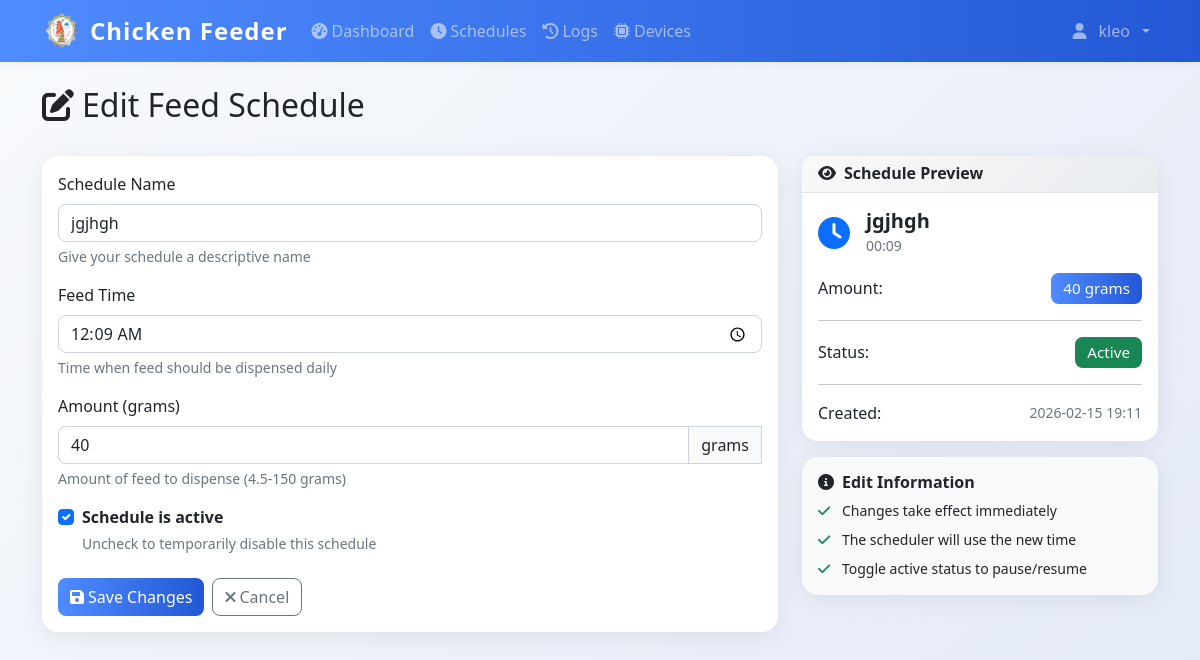
The app's page /schedules/5/edit (signed in) with its own data.
### models.py (models this page shows)
class User(UserMixin, db.Model):
    id = db.Column(db.Integer, primary_key=True)
    username = db.Column(db.String(80), unique=True, nullable=False)
    email = db.Column(db.String(120), unique=True, nullable=False)
    password_hash = db.Column(db.String(120), nullable=False)
    iot_device_url = db.Column(db.String(255), nullable=True)  # e.g., 'http://192.168.1.100:5000' or 'pi_klei'
    is_admin = db.Column(db.Boolean, default=True)
    created_at = db.Column(db.DateTime, default=datetime.now)

class FeedSchedule(db.Model):
    id = db.Column(db.Integer, primary_key=True)
    name = db.Column(db.String(100), nullable=False)
    feed_time = db.Column(db.Time, nullable=False)
    amount_grams = db.Column(db.Integer, nullable=False)
    is_active = db.Column(db.Boolean, default=True)
    created_by = db.Column(db.Integer, db.ForeignKey('user.id'), nullable=False)
    created_at = db.Column(db.DateTime, default=datetime.now)
    user = db.relationship('User', backref=db.backref('schedules', lazy=True))

### app.py (the view, shortened to what this page needs)
@app.route('/schedules/<int:schedule_id>/edit', methods=['GET', 'POST'])
@login_required
def edit_schedule(schedule_id):
    from utils.validators import validate_schedule_name, validate_amount_grams, sanitize_string
    from utils.model_utils import get_feed_ratio
    schedule = db.session.get(FeedSchedule, schedule_id)
    if not schedule:
        flash('Schedule not found', 'danger')
        return redirect(url_for('schedules'))
    if schedule.created_by != current_user.id:
        flash('Unauthorized', 'danger')
        return redirect(url_for('schedules'))
    feed_config = get_feed_ratio()
    gps = feed_config.get('grams_per_second', 2.0)
    min_grams = max(1, round(0.1 * gps, 1))
    return render_template('edit_schedule.html', schedule=schedule, min_grams=min_grams)

### app.py (called while the page is built)
@login_manager.user_loader
def load_user(user_id):
    return db.session.get(User, int(user_id))

@app.context_processor
def inject_datetime():
    return {'datetime': datetime}

@app.before_request
def restrict_admin_from_user_pages():
    if current_user.is_authenticated and getattr(current_user, 'is_admin', False):
        if not request.path.startswith('/admin'):
            if not request.path.startswith('/static') and not request.path.startswith('/logout'):
                return redirect(url_for('admin.dashboard'))

### utils/model_utils.py (called while the page is built)
def get_feed_ratio():
    if not os.path.exists(CONFIG_PATH):
        return {'pellets': 150, 'grams': 6.0, 'grams_per_second': 2.0}
    with open(CONFIG_PATH, 'r') as f:
        data = json.load(f)
    if 'grams_per_second' not in data:
        data['grams_per_second'] = 2.0
    return data

### templates/edit_schedule.html (shortened to what this page needs)
{% extends "base.html" %}
{% block content %}
<div class="container mt-4">
    <div class="row mb-4">
        <div class="col">
            <h1 class="h2">
                <i class="fas fa-edit me-2"></i>Edit Feed Schedule
            </h1>
        </div>
    </div>
    <div class="row">
        <div class="col-lg-8">
            <div class="card">
                <div class="card-body">
                    <form method="POST" id="schedule-form">
                        <div class="mb-3">
                            <label for="name" class="form-label">Schedule Name</label>
                            <input type="text" class="form-control" id="name" name="name"
                                value="{{ schedule.name }}"
                                placeholder="e.g., Morning Feed, Evening Feed" required>
                            <div class="form-text">Give your schedule a descriptive name</div>
                        </div>
                        <div class="mb-3">
                            <label for="feed_time" class="form-label">Feed Time</label>
                            <input type="time" class="form-control" id="feed_time" name="feed_time"
                                value="{{ schedule.feed_time.strftime('%H:%M') }}" required>
                            <div class="form-text">Time when feed should be dispensed daily</div>
                        </div>
                        <div class="mb-3">
                            <label for="amount_grams" class="form-label">Amount (grams)</label>
                            <div class="input-group">
                                <input type="number" class="form-control" id="amount_grams" name="amount_grams"
                                    min="{{ min_grams }}" max="150" value="{{ schedule.amount_grams }}" step="0.1" required>
                                <span class="input-group-text">grams</span>
                            </div>
                            <div class="form-text">
                                Amount of feed to dispense ({{ min_grams }}-150 grams)
                            </div>
                        </div>
                        <div class="mb-4">
                            <div class="form-check">
                                <input class="form-check-input" type="checkbox" id="is_active" name="is_active"
                                    {% if schedule.is_active %}checked{% endif %}>
                                <label class="form-check-label" for="is_active">
                                    <strong>Schedule is active</strong>
                                </label>
                                <div class="form-text">Uncheck to temporarily disable this schedule</div>
                            </div>
                        </div>
                        <div class="d-flex gap-2">
                            <button type="submit" class="btn btn-primary">
                                <i class="fas fa-save me-1"></i>Save Changes
                            </button>
                            <a href="{{ url_for('schedules') }}" class="btn btn-outline-secondary">
                                <i class="fas fa-times me-1"></i>Cancel
                            </a>
                        </div>
                    </form>
                </div>
            </div>
        </div>
        <div class="col-lg-4">
            <div class="card">
                <div class="card-header">
                    <h6 class="card-title mb-0">
                        <i class="fas fa-eye me-2"></i>Schedule Preview
                    </h6>
                </div>
                <div class="card-body">
                    <div class="d-flex align-items-center mb-3">
                        <i class="fas fa-clock fa-2x text-primary me-3"></i>
                        <div>
                            <h5 class="mb-0" id="preview-name">{{ schedule.name }}</h5>
                            <small class="text-muted" id="preview-time">{{ schedule.feed_time.strftime('%H:%M') }}</small>
                        </div>
                    </div>
                    <div class="d-flex justify-content-between align-items-center">
                        <span>Amount:</span>
                        <span class="badge bg-primary" id="preview-amount">{{ schedule.amount_grams }} grams</span>
                    </div>
                    <hr>
                    <div class="d-flex justify-content-between align-items-center">
                        <span>Status:</span>
                        <span class="badge {{ 'bg-success' if schedule.is_active else 'bg-secondary' }}" id="preview-status">
                            {{ 'Active' if schedule.is_active else 'Inactive' }}
                        </span>
                    </div>
                    <hr>
                    <div class="d-flex justify-content-between align-items-center">
                        <span>Created:</span>
                        <small class="text-muted">{{ schedule.created_at.strftime('%Y-%m-%d %H:%M') }}</small>
                    </div>
                </div>
            </div>
            <div class="card mt-3 bg-light">
                <div class="card-body">
                    <h6 class="card-title">
                        <i class="fas fa-info-circle me-2"></i>Edit Information
                    </h6>
                    <ul class="list-unstyled mb-0 small">
                        <li class="mb-2">
                            <i class="fas fa-check text-success me-2"></i>
                            Changes take effect immediately
                        </li>
                        <li class="mb-2">
                            <i class="fas fa-check text-success me-2"></i>
                            The scheduler will use the new time
                        </li>
                        <li class="mb-0">
                            <i class="fas fa-check text-success me-2"></i>
                            Toggle active status to pause/resume
                        </li>
                    </ul>
                </div>
            </div>
        </div>
    </div>
</div>
{% endblock %}

### templates/base.html (shortened to what this page needs)
<!DOCTYPE html>
<html lang="en">
<head>
    <link href="https://cdn.jsdelivr.net/npm/bootstrap@5.1.3/dist/css/bootstrap.min.css" rel="stylesheet">
    <link href="https://cdnjs.cloudflare.com/ajax/libs/font-awesome/6.0.0/css/all.min.css" rel="stylesheet">
    <link href="{{ url_for('static', filename='css/style.css') }}" rel="stylesheet">
</head>
<body>
    {% if current_user.is_authenticated %}
    <nav class="navbar navbar-expand-lg navbar-dark bg-primary">
        <div class="container">
            <div class="d-flex align-items-center gap-2">
                <img src="{{ url_for('static', filename='img/chicken-logo.png') }}" alt="Logo" style="width:40px;height:40px;" >
                <a class="navbar-brand" href="{{ url_for('dashboard') }}">
                   Chicken Feeder
                </a>
            </div>
            <div class="collapse navbar-collapse" id="navbarNav">
                <ul class="navbar-nav me-auto">
                    <li class="nav-item">
                        <a class="nav-link {% if request.endpoint == 'dashboard' %}active{% endif %}"
                           href="{{ url_for('dashboard') }}">
                            <i class="fas fa-tachometer-alt me-1"></i>Dashboard
                        </a>
                    </li>
                    <li class="nav-item">
                        <a class="nav-link {% if request.endpoint in ['schedules', 'add_schedule'] %}active{% endif %}"
                           href="{{ url_for('schedules') }}">
                            <i class="fas fa-clock me-1"></i>Schedules
                        </a>
                    </li>
                    <li class="nav-item">
                        <a class="nav-link {% if request.endpoint == 'logs' %}active{% endif %}"
                           href="{{ url_for('logs') }}">
                            <i class="fas fa-history me-1"></i>Logs
                        </a>
                    </li>
                    <li class="nav-item">
                        <a class="nav-link {% if request.endpoint in ['devices', 'add_device'] %}active{% endif %}"
                           href="{{ url_for('devices') }}">
                            <i class="fas fa-microchip me-1"></i>Devices
                        </a>
                    </li>
                </ul>
                <ul class="navbar-nav">
                    <li class="nav-item dropdown">
                        <a class="nav-link dropdown-toggle d-flex align-items-center gap-2" href="#" id="navbarDropdown" role="button"
                           data-bs-toggle="dropdown" aria-expanded="false">
                            <i class="fas fa-user me-1 "></i>{{ current_user.username }}
                        </a>
                    </li>
                </ul>
            </div>
        </div>
    </nav>
    {% endif %}
    <main class="container-fluid align-items-center">
        {% block content %}{% endblock %}
    </main>
</body>
</html>

### static/css/style.css (style rules this page uses)
:root { --primary-color: #2c5f2d; --secondary-color: #97bc62; --success-color: #28a745; --danger-color: #dc3545; --warning-color: #ffc107; --info-color: #17a2b8; --light-color: #f8f9fa; --dark-color: #343a40; }
body { font-family: 'Segoe UI', Tahoma, Geneva, Verdana, sans-serif; background-color: #f5f7fa; }
.navbar-brand { font-weight: bold; font-size: 1.5rem; }
.navbar-nav .nav-link { font-weight: 500; transition: all 0.2s ease; }
.card { border: none; border-radius: 12px; box-shadow: 0 2px 10px rgba(0,0,0,0.08); transition: all 0.3s ease; }
.card-header { background: linear-gradient(135deg, #f8f9fa 0%, #e9ecef 100%); border-bottom: 1px solid #dee2e6; border-radius: 12px 12px 0 0 !important; font-weight: 600; }
.btn { border-radius: 8px; font-weight: 500; transition: all 0.2s ease; }
.btn-primary { background: linear-gradient(135deg, var(--primary-color) 0%, var(--secondary-color) 100%); border: none; }
.badge { border-radius: 20px; font-size: 0.75rem; font-weight: 500; padding: 0.5rem 0.75rem; }
.form-control, .form-select { border-radius: 8px; border: 1px solid #ced4da; transition: all 0.2s ease; }
.input-group-text { background-color: #f8f9fa; border-radius: 8px 0 0 8px; }

### templates/base.html (style rules this page uses)
body { background: linear-gradient(135deg, #f8fafc 0%, #e3e9f7 100%); min-height: 100vh; }
.navbar { box-shadow: 0 2px 8px rgba(0,0,0,0.04); }
.card { border-radius: 1rem; box-shadow: 0 4px 24px rgba(0,0,0,0.07); }
.btn-primary, .bg-primary { background: linear-gradient(90deg, #4f8cff 0%, #2357d5 100%) !important; border: none; }
.card-title, h1, h2, h3, h4, h5, h6 { font-family: 'Segoe UI', 'Roboto', 'Arial', sans-serif; font-weight: 600; }
.badge { font-size: 0.95em; border-radius: 0.5em; }
.navbar-brand { font-weight: bold; letter-spacing: 1px; }

### records on screen
User: username "kleo"
FeedSchedule: name "jgjhgh", feed_time "00:09", amount_grams "40", is_active "☑", is_active "Active", created_at "2026-02-15 19:11"

### other values on screen
{{ min_grams }} "4.5"
